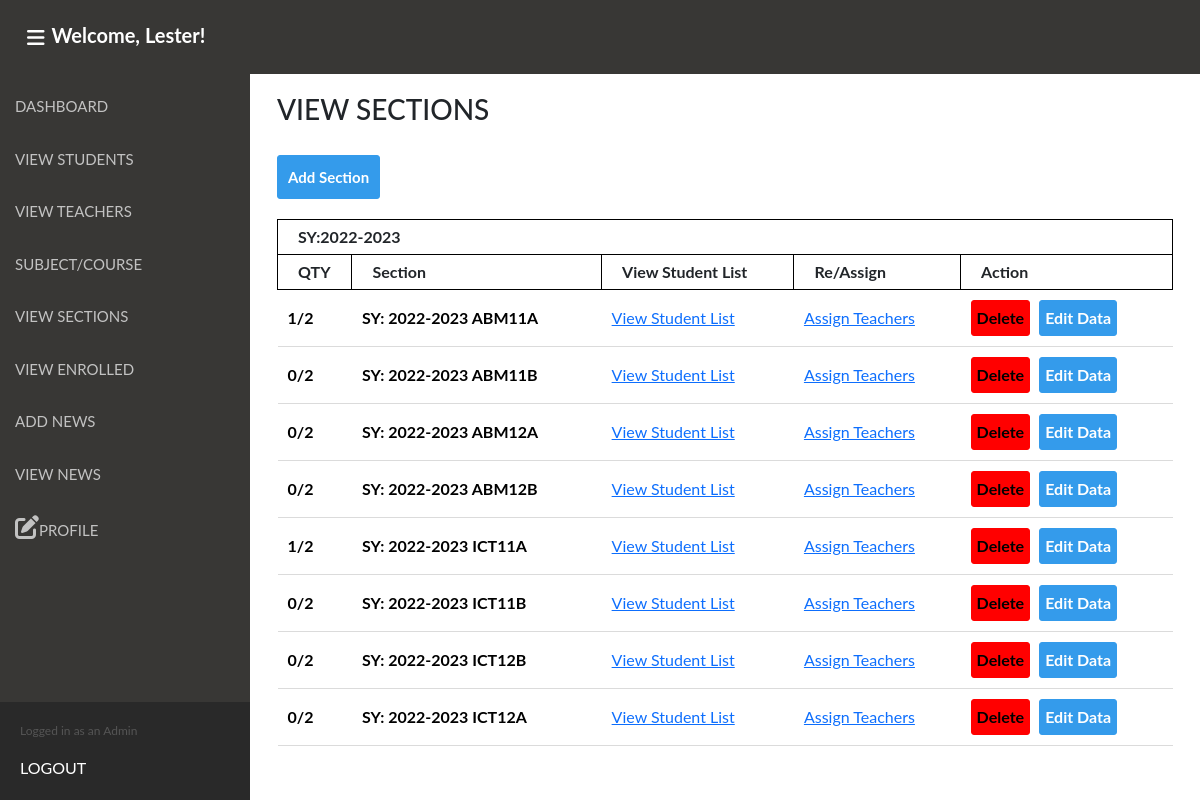
Screenshot of /admin/sectionData/viewsections.php (signed in) with the database file from the repository.
### tables this page shows
CREATE TABLE `section` (
  `section_id` int(11) NOT NULL,
  `schoolyear` varchar(50) NOT NULL,
  `grade_year` varchar(50) NOT NULL,
  `section` varchar(50) NOT NULL,
  `section_course` varchar(50) NOT NULL,
  `yearsection` varchar(50) NOT NULL,
  `start_date` datetime NOT NULL,
  `end_date` datetime NOT NULL,
  `student_qty` int(50) NOT NULL,
  `max_qty` int(50) NOT NULL,
  `adviser` varchar(50) NOT NULL,
  `section_status` varchar(50) NOT NULL,
  `assign_status` varchar(50) NOT NULL
);

### admin/sectionData/viewsections.php (the view, shortened to what this page needs)
<?Php
require_once('../../includes/connect.php');
$sql_section='SELECT * FROM section ORDER BY schoolyear DESC';
$result_section=mysqli_query($conn,$sql_section);
?>
<!DOCTYPE html>
<html>
<head>
<link rel="stylesheet" href="../../css/styles.css">
    <link href="https://cdnjs.cloudflare.com/ajax/libs/toastr.js/2.0.1/css/toastr.css" rel="stylesheet"/>
</head>
<body>
<?Php require_once('../../includes/navbar.php') ?>
<?Php require_once('addsectionForm.php') ?>
<?Php require_once('editsectionForm.php') ?>
<?Php require_once('reassignedteacher.php') ?>
<div class="wrap"id="wrap">
<div class="container mt-5">
	<div class="col-sm-12">
	<h3>VIEW SECTIONS</h3>
<button type="submit"class="addSection"name="addSection"onclick="showAddSection()">Add Section</button>
<?Php
$sy=null;
while($rowsection = mysqli_fetch_assoc($result_section)){
    $section_id=$rowsection['section_id'];
    if ($sy != $rowsection['schoolyear']) {
        $sy = $rowsection['schoolyear'];
        echo "<table class='myTable'style='margin-top:20px;'>";
        echo "<tr>";
        echo "<th colspan=5>SY:$sy</th>";
        echo "<tr>";
        echo "<tr>";
        echo "<th>QTY</th>";
        echo "<th>Section</th>";
        echo "<th>View Student List</th>";
        echo "<th>Re/Assign</th>";
        echo "<th>Action</th>";
        echo "<tr>";
    }
?>
<tr id="<?php echo $rowsection['section_id']?>">
<td><b><?php echo $rowsection['student_qty']."/".$rowsection['max_qty']?></b></td>
<td><b>SY: <?Php echo $rowsection['schoolyear']." ".$rowsection['section_course'].$rowsection['yearsection']?></b>
<td><a href="viewenrolledList.php?section_id=<?php echo $rowsection['section_id']?>">View Student List</a></td>
<?php
$sql_changelink=mysqli_fetch_array(mysqli_query($conn, "SELECT * FROM section WHERE section_id=$section_id"));
if($sql_changelink['assign_status']=="ASSIGNED"){
?>
<td><a href="assignteacher_newversion.php?section_id=<?php echo $section_id?>">Re-Assign Teachers</a></td>
<?php
}else{
?>
<td><a href="assignteacher_newversion.php?section_id=<?php echo $section_id?>">Assign Teachers</a></td>
<?php
}
?>
</td>
<td><button type="button" class="deletebutton"name="button" onclick = "confirm('Are you sure ?') && deleteSection(<?php echo $rowsection['section_id']; ?>);">Delete</button>
<button type="button" class="editsectionbutton"name="editbuttonsection"id="<?php echo $rowsection['section_id'];?>" onclick = "editbuttonsection(<?php echo $rowsection['section_id']; ?>);">Edit Data</button></td>
</tr>
<?Php
}
?>
</table>
</div>
</div>
</div>
</body>
</html>

### includes/navbar.php (shortened to what this page needs)
<?Php
$firstname=$_SESSION['firstname'];
?>
<!DOCTYPE html>
<html>
<head>
    <link rel="stylesheet" href="../css/styles.css">
    <link href="https://cdnjs.cloudflare.com/ajax/libs/toastr.js/2.0.1/css/toastr.css" rel="stylesheet"/>
    <link href="https://cdn.jsdelivr.net/npm/bootstrap@5.1.3/dist/css/bootstrap.min.css" rel="stylesheet">
</head>
    <body>
        <div class="studentNavbar">
            <b>Welcome, <?Php echo $firstname?>!</b>
            <button type="submit"onclick="adminnav_rightSlide()"class="nav_rightSlide"id="adminnav_rightSlide"><i class="fa fa-bars" aria-hidden="true"></i></button>
        </div>
        <div class="student_sidebar"id="admin_sidebar">
            <div class="link_sidebar"id="adminlink_sidebar">
        <ul>
            <li><a href="../adminPage/adminpage.php">DASHBOARD</a></li>
            <li><a href="../studentData/viewstudent.php">VIEW STUDENTS</a></li>
            <li><a href="../teacherData/viewteacher.php">VIEW TEACHERS</a></li>
            <li><a onclick="subjectCoursenav()"style="color:#c2c2c2;cursor:pointer">SUBJECT/COURSE</a></li>
             <li><a href="../sectionData/viewsections.php">VIEW SECTIONS</a></li>
             <li><a href="../enrolledstudentData/viewenrolled.php">VIEW ENROLLED</a></li>
             <li><a href="../news/addnewsblade.php">ADD NEWS</a></li>
             <li><a href="../news/viewnews.php">VIEW NEWS</a></li>
             <li><a href="../adminPage/admininfo.php"><i class='fas fa-edit' style='font-size:24px'></i>PROFILE</a></li>
            </div>
            <div class="logout_sidebar"id="adminlogout_sidebar">
                <p class="logout_asuser">Logged in as an Admin</p>
                <a href="../../login/logout.php">LOGOUT</a>
            </div>
        </div>
    </body>
</html>

### admin/sectionData/addsectionForm.php (shortened to what this page needs)
<!DOCTYPE html>
<html>
<head>
<link rel="stylesheet" href="../../css/styles.css">
</head>
<body>
</body>
</html>

### admin/sectionData/editsectionForm.php (shortened to what this page needs)
<html>
<head>
<link rel="stylesheet" href="../css/styles.css">
</head>
<body>
</body>
</html>

### admin/sectionData/reassignedteacher.php (shortened to what this page needs)
<html>
<head>
<link rel="stylesheet" href="../css/styles.css">
<link rel="stylesheet" href="../../css/styles.css">
    <link href="https://cdnjs.cloudflare.com/ajax/libs/toastr.js/2.0.1/css/toastr.css" rel="stylesheet"/>
</head>
<body>
</body>
</html>

### css/styles.css (style rules this page uses)
body { margin:0; font-family: "Lato", sans-serif; }
* { box-sizing: border-box; }
.usertableStyle tr, td { color:#000; padding:10px; border-bottom:1px solid #dbdbdb; border-collapse:collapse; }
.deletebutton { padding:5px; background-color:red; border:1px solid red; border-radius:3px; font-weight:bold; cursor:pointer; margin-right:5px; }
.wrap { margin:0 auto; padding:15px; transition:0.3s; position:relative; top:30px; margin-left:250px; }
.teacherwrapper tr td,th { border:1px solid #000; padding:5px 5px 5px 20px; }
.editsectionbutton { padding:5px; border:1px solid #349beb; background-color:#349beb; color:#fff; font-weight:bold; border-radius:3px; }
.addSection { background-color:#349beb; border:1px solid #349beb; padding:10px; border-radius:3px; font-size:15px; color:#fff; font-weight:bold; margin-top:20px; }
.myTable { width:100%; margin-top:30px; }
.studentNavbar { width:100%; padding:20px; font-size:20px; color:#fff; background-color:#383735; position:fixed; z-index:3; }
.nav_rightSlide { display:block; float:left; color:#fff; background-color:#383735; border:1px solid #383735; cursor:pointer; }
.student_sidebar { width: 250px; height: 100%; background-color:#383735; display:block; transition:0.3s; position:fixed; overflow:hidden; z-index:1; }
.student_sidebar ul li { list-style-type:none; }
.link_sidebar { margin-top:80px; }
.link_sidebar a { padding:15px; text-decoration: none; font-size: 15px; color: #c2c2c2; display: block; transition: 0.1s; }
.link_sidebar ul:first-child { padding:0px; }
.logout_sidebar { padding:20px; position:absolute; bottom:0; background-color:#292929; width:100%; }
.logout_sidebar a { color:#fff; text-decoration:none; text-align:center; }
.logout_sidebar p { font-size:12px; color:#555; }

### rows the page displays
section: schoolyear "2022-2023", student_qty "1", max_qty "2", section_course "ABM", yearsection "11A"
section: student_qty "0", max_qty "2", schoolyear "2022-2023", section_course "ABM", yearsection "11B"
section: student_qty "0", max_qty "2", schoolyear "2022-2023", section_course "ABM", yearsection "12A"
section: student_qty "0", max_qty "2", schoolyear "2022-2023", section_course "ABM", yearsection "12B"
section: student_qty "1", max_qty "2", schoolyear "2022-2023", section_course "ICT", yearsection "11A"
section: student_qty "0", max_qty "2", schoolyear "2022-2023", section_course "ICT", yearsection "11B"
section: student_qty "0", max_qty "2", schoolyear "2022-2023", section_course "ICT", yearsection "12B"
section: student_qty "0", max_qty "2", schoolyear "2022-2023", section_course "ICT", yearsection "12A"

### other values shown
$firstname "Lester"
